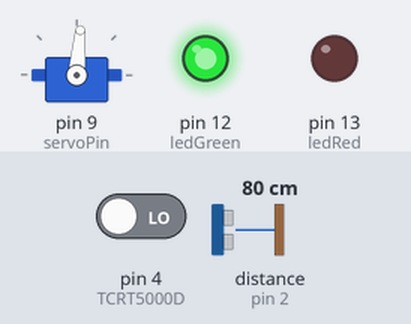
Bench run of a sketch on a simulated Arduino Uno, built with avr-gcc and run on an emulated ATmega328P. On the bench: servo, output pins drawn as LEDs (lit = HIGH). Wiring (inferred from the names in the program): ultrasonic range finder: trigger pin 3; echo pin 2. The inputs (shaded band) are chosen by the test bench; at power-on: distance to the obstacle (sensor on pin 2) 80 cm, pin 4 (TCRT5000D) LOW. The echo pulse lasts 58.3 µs per cm; pins used as bus, display or sensor lines are not drawn.

Above: at 1.2 s.
1.3 s: distance to the obstacle (sensor on pin 2) set to 8 cm
2.8 s: distance to the obstacle (sensor on pin 2) set to 5 cm
At 3.26 s:
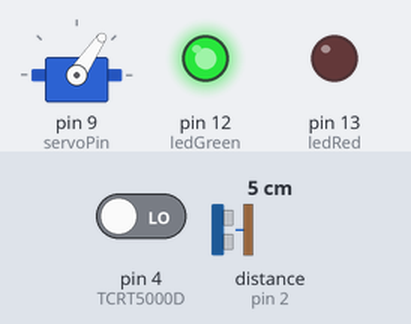
At 4.7 s:
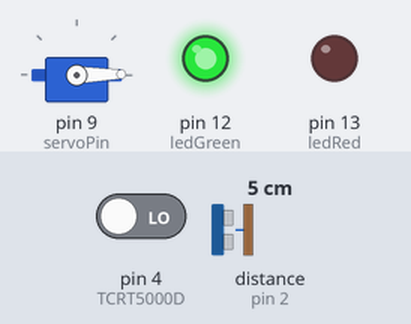
5.8 s: pin 4 (TCRT5000D) driven HIGH
At 9.2 s:
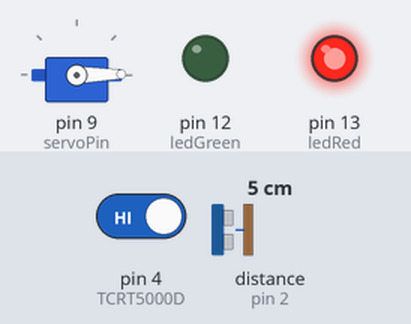
Timing chart, 0 to 14.7 s (numbered marks = the images above; inputs shaded):
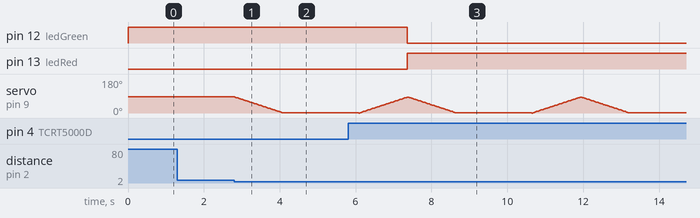

Measured:
- the behaviour switches between 7 and 6 cm on distance to the obstacle (sensor on pin 2) (found by bisection; images 0 and 1)
- after the input at 1.3 s, every drawn part: stays the same
- after the input at 2.8 s, servo on pin 9 (servoPin): moves from 85° to 1° over 1.3 s, starting at once
- after the input at 5.8 s, pin 12 (ledGreen): HIGH → LOW after 1.6 s; pin 13 (ledRed): LOW → HIGH after 1.6 s

The sketch:

TrashCan.ino
```cpp
// Smart Trash Can with Arduino
// By Yasin Bakhtiar

#include <Servo.h>

Servo servo;

const int ledGreen = 12;
const int ledRed = 13;
const int TCRT5000D = 4;

const int pingPin = 3; // Trigger Pin of Ultrasonic Sensor
const int echoPin = 2; // Echo Pin of Ultrasonic Sensor
long duration;

const int servoPin = 9;
int servoAngle = 85;

void setup() {

  servo.attach(servoPin);
  servo.write(85);

  // change pinMode of Leds to output
  pinMode(ledGreen, OUTPUT);
  pinMode(ledRed, OUTPUT);

  pinMode(TCRT5000D, INPUT);

  pinMode(pingPin, OUTPUT);
  pinMode(echoPin, INPUT);

  digitalWrite(pingPin, LOW);


}

void loop() {
    int readingTCRT5000 = digitalRead(TCRT5000D);
    if (readingTCRT5000 == HIGH)
    {
      digitalWrite(ledGreen, LOW);
      digitalWrite(ledRed, HIGH);
    }
    else if (readingTCRT5000 == LOW)
    {
      digitalWrite(ledGreen, HIGH);
      digitalWrite(ledRed, LOW);
    }

    delayMicroseconds(2);
    digitalWrite(pingPin, HIGH);
    delayMicroseconds(10);
    digitalWrite(pingPin, LOW);
    duration = pulseIn(echoPin, HIGH) / 29 / 2;


    if (duration <= 5 && duration != 0)
    {
       OpenDoor();
    }
}


void OpenDoor()
{

    for(servoAngle = 85; servoAngle > 0; servoAngle--) {
        servo.write(servoAngle);
        delay(15);
    }

    delay(2000);

        for(servoAngle = 0; servoAngle < 85; servoAngle++) {
        servo.write(servoAngle);
        delay(15);
    }

}
```
